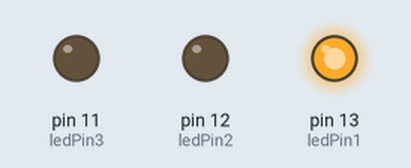
Simulated run of this sketch. Board: Arduino Uno, built with avr-gcc and run on an emulated ATmega328P. Shown: output pins drawn as LEDs (lit = HIGH).

Above: at 0.5 s.
At 2.5 s:
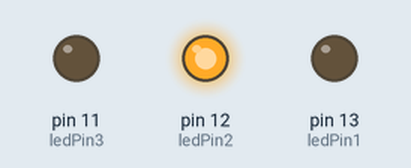
At 4.5 s:
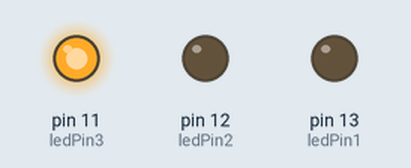
At 5.5 s:
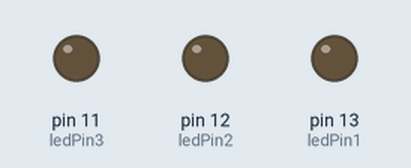
Timing chart, 0 to 7.8 s (numbered marks = the images above):
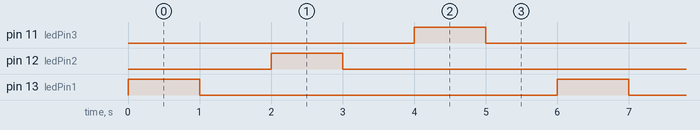

Measured:
- by itself, pin 11 (ledPin3), pin 12 (ledPin2), pin 13 (ledPin1): alternates HIGH for 1.0 s and LOW for 5.0 s
- by itself, everything shown: repeats every 6.0 s, in 6 steps

The sketch:

blink.ino
```cpp
int ledPin1 = 13;
int ledPin2 = 12;
int ledPin3 = 11;

void setup()
{
  pinMode(ledPin1,OUTPUT);
  pinMode(ledPin2,OUTPUT);
  pinMode(ledPin3,OUTPUT);
}


void blink(int pin){
  digitalWrite(pin, HIGH);
  delay(1000);

  digitalWrite(pin, LOW);
  delay(1000);

}

void loop()
{
  blink(ledPin1);
  blink(ledPin2);
  blink(ledPin3);


}
```
